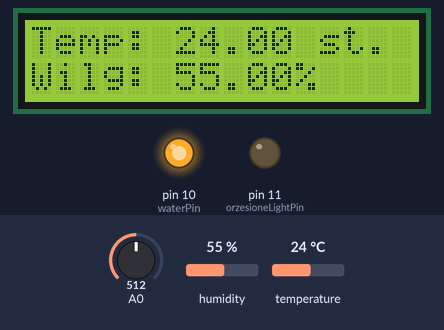
Simulated run of this sketch. Board: Arduino Uno, built with avr-gcc and run on an emulated ATmega328P. Shown: 16×2 character LCD, output pins drawn as LEDs (lit = HIGH). The inputs (shaded band) are chosen by the test bench; at power-on: humidity 55 %, temperature 24 °C, A0 = 512. The local clock reads 2024-03-15 10:24:30 at power-on unless the sketch sets it; what the sketch prints to the serial monitor is not drawn.

Above: at 1.2 s.
1.3 s: humidity set to 22 %
At 3.3 s:
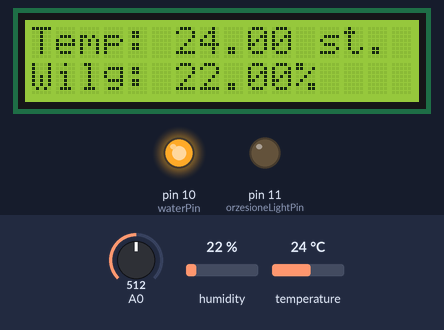
3.6 s: temperature set to 12 °C
At 5.3 s:
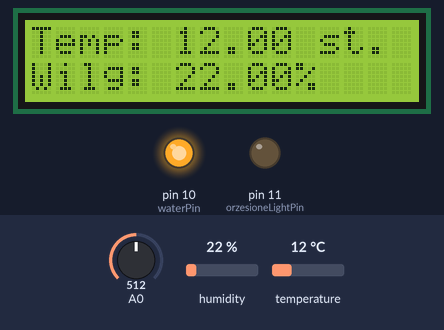
5.6 s: humidity set to 40 %
At 7.3 s:
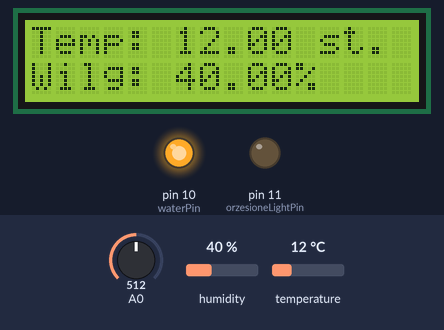
7.6 s: temperature set to 19 °C
At 9.4 s:
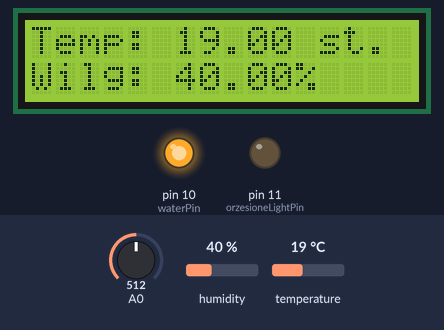
Timing chart, 0 to 10.6 s (numbered marks = the images above; inputs shaded):
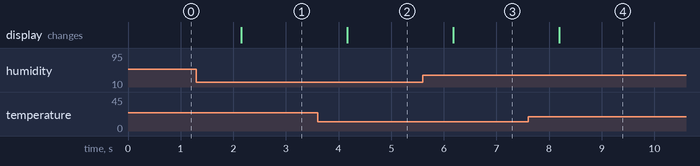

Measured:
- after the input at 1.3 s, the display: changes after 0.85 s (image 1)
- after the input at 3.6 s, the display: changes after 0.57 s (image 2)
- after the input at 5.6 s, the display: changes after 0.58 s (image 3)
- after the input at 7.6 s, the display: changes after 0.59 s (image 4)

The sketch:

Terrarium3.ino
```cpp
#include <Adafruit_AM2320.h>
#include <Wire.h>
#include <DS3231.h>       // zegar
#include <LiquidCrystal.h>       // ekran
#include "DHT.h"          // czujnik

#define DHTTYPE DHT22

const int orzesioneSensorPin = 2;
const int screen4 = 4;
const int screen5 = 5;
const int screen6 = 6;
const int screen7 = 7;
const int screen8 = 8;
const int screen9 = 9;
const int waterPin = 10;
const int orzesioneLightPin = 11;
const int redLightPin = 1;
const int x = 13;

// Select the pin used on LCD
LiquidCrystal lcd(screen8, screen9, screen4, screen5, screen6, screen7);

// define the button
int lcd_key = 0;
int adc_key_in = 0;

#define btnRIGHT  0
#define btnUP     1
#define btnDOWN   2
#define btnLEFT   3
#define btnSELECT 4
#define btnNONE   5

//read the button value
int read_LCD_buttons()
{
	adc_key_in = analogRead(0);          // read analog A0 value
	// when read the 5 key values in the vicinity of the following：0,144,329,504,741
	// By setting different threshold, you can read the one button
	if (adc_key_in > 1000) return btnNONE;
	if (adc_key_in < 50)   return btnRIGHT;
	if (adc_key_in < 250)  return btnUP;
	if (adc_key_in < 450)  return btnDOWN;
	if (adc_key_in < 650)  return btnLEFT;
	if (adc_key_in < 850)  return btnSELECT;

	return btnNONE;
}

DHT orzesioneSensor(orzesioneSensorPin, DHTTYPE);

RTClib RTC;
const int orzesioneLightOnHour = 9;
const int orzesioneLightOffHour = 20;

const int waterOnTime = 16 * 1000; //czas lania wody w milisekundach
const int waterOn1 = 10;
const int waterOn2 = 13;
const int waterOn3 = 16;
const int waterOn4 = 22;

bool redLightOn = false;
bool showTemp = true;

void setup() {
	Serial.begin(9600);
	Wire.begin();

	orzesioneSensor.begin();

	pinMode(orzesioneLightPin, OUTPUT);
	pinMode(waterPin, OUTPUT);

	digitalWrite(waterPin, HIGH);

	Serial.println("Start:");

	lcd.begin(16, 2);
	lcd.setCursor(0, 0);
}

void loop() { ///////////////// LOOP //////////////////////////

 // Odczyt temperatury i wilgotności powietrza
	float orzesioneTemp = orzesioneSensor.readTemperature();
	float orzesioneHumidity = orzesioneSensor.readHumidity();

	lcd.setCursor(0, 0);
  ShowTempAndHumidity(orzesioneTemp, orzesioneHumidity);

	if (redLightOn)
	{
		digitalWrite(redLightPin, LOW);
	}

	//delay(1000);
	DateTime now = RTC.now();
	//ShowDateOnSerial(now);

	SwitchLight(now, orzesioneLightOnHour, orzesioneLightOffHour, orzesioneLightPin);

	Water(now);

	/////////////// LCD //////////////////////////////

  // lcd.print(millis()/1000);     // Output waiting time
	lcd_key = read_LCD_buttons();    // read key

	switch (lcd_key)                 // display key
	{
  	case btnRIGHT:
  	{
  		break;
  	}
  	case btnLEFT:
  	{
  		break;
  	}
  	case btnUP:
  	{
  		break;
  	}
  	case btnDOWN:
  	{
  		break;
  	}
  	case btnSELECT:
  	{
  		delay(300);
  		redLightOn = !redLightOn;
  		break;
  	}
  	case btnNONE:
  	{
  		//lcd.print("NONE  ");
  		break;
  	}
	}
}

void ShowTempAndHumidity(float temp, float humidity) {
	if (isnan(temp) || isnan(humidity))
	{
		Serial.println("Blad odczytu danych z czujnika");
	}
	else
	{
	  	lcd.setCursor(0, 0);	    // On LCD
			lcd.print("Temp: ");
			lcd.print(temp);
			lcd.print(" st. C");

      lcd.setCursor(0, 1);
			lcd.print("Wilg: ");
			lcd.print(humidity);
			lcd.print("%");

		Serial.print("Wilgotnosc: "); // On Port Monitor
		Serial.print(humidity);
		Serial.print(" % ");
		Serial.print("Temperatura: ");
		Serial.print(temp);
		Serial.println(" *C");
	}

}

void Water(DateTime now) {

	if (now.hour() == waterOn1 && now.minute() == 1)  // TODO: stworzyc jedna motede uruchamiania wody
	{
		digitalWrite(waterPin, LOW);
		delay(waterOnTime);
		digitalWrite(waterPin, HIGH);
		delay(70000);
	}

	if (now.hour() == waterOn2 && now.minute() == 1)
	{
		digitalWrite(waterPin, LOW);
		delay(waterOnTime);
		digitalWrite(waterPin, HIGH);
		delay(70000);
	}

	if (now.hour() == waterOn3 && now.minute() == 1)
	{
		digitalWrite(waterPin, LOW);
		delay(waterOnTime);
		digitalWrite(waterPin, HIGH);
		delay(70000);
	}

	if (now.hour() == waterOn4 && now.minute() == 1)
	{
		digitalWrite(waterPin, LOW);
		delay(waterOnTime);
		digitalWrite(waterPin, HIGH);
		delay(70000);
	}

}

void SwitchLight(DateTime now, int onHour, int offHour, int lightPin)
{
  if (now.hour()>= onHour && now.hour() < offHour)
  {
    digitalWrite(orzesioneLightPin, LOW);
  }
  else
  {
    digitalWrite(orzesioneLightPin, HIGH);
  }
}

void ShowDateOnSerial(DateTime now)
{
	Serial.print(now.year(), DEC);
	Serial.print('/');
	Serial.print(now.month(), DEC);
	Serial.print('/');
	Serial.print(now.day(), DEC);
	Serial.print(' ');
	Serial.print(now.hour(), DEC);
	Serial.print(':');
	Serial.print(now.minute(), DEC);
	Serial.print(':');
	Serial.print(now.second(), DEC);
	Serial.println();
}
```
